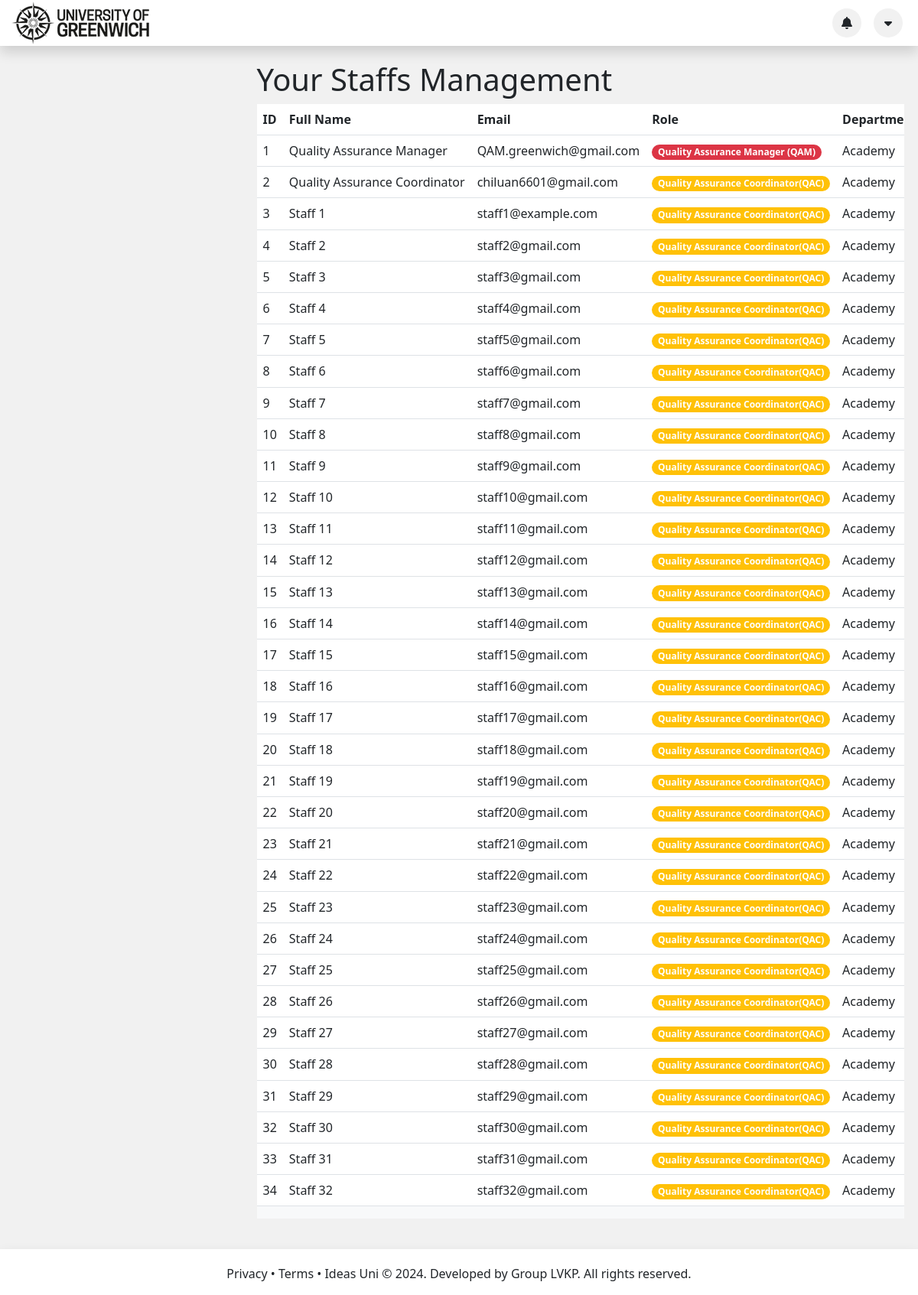
/QAC_Staff.php (signed in), run on the app's committed database.
### tables this page shows
CREATE TABLE Staff
(
    StaffID      INT PRIMARY KEY AUTO_INCREMENT,
    FullName     VARCHAR(50) NOT NULL,
    Email        VARCHAR(50) NOT NULL,
    Password     TEXT        NOT NULL,
    RoleID       INT         NOT NULL,
    DepartmentID INT NULL,
    FOREIGN KEY (RoleID) REFERENCES Role (RoleID),
    FOREIGN KEY (DepartmentID) REFERENCES Department (DepartmentID)
);

CREATE TABLE Role
(
    RoleID   INT PRIMARY KEY AUTO_INCREMENT,
    RoleName VARCHAR(50) NOT NULL
);

CREATE TABLE Department
(
    DepartmentID   INT PRIMARY KEY AUTO_INCREMENT,
    DepartmentName VARCHAR(50) NOT NULL
);

### QAC_Staff.php (the view, shortened to what this page needs)
<?php
include("connection.php");
if (!isset($_SESSION['login'])) {
    header("Location: index.php");
} else {
    ?>
    <!DOCTYPE html>
    <html lang="en">
    <head>
        <link rel="stylesheet" href="https://cdnjs.cloudflare.com/ajax/libs/font-awesome/6.3.0/css/all.min.css"
/>
        <link href="https://cdn.jsdelivr.net/npm/bootstrap@5.3.0-alpha1/dist/css/bootstrap.min.css" rel="stylesheet"
>
        <link rel="stylesheet" type="text/css" href="./css/style.css">
    </head>
    <body class="bg-gray">
    <?php
    include 'header.php';
    ?>
    <div class="container-fluid" style="margin-bottom: 100px;">
        <div class="row justify-content-evenly">
            <?php
            $id = $_SESSION['department_id'];
            $sql = "SELECT Staff.*, Role.RoleName, Department.DepartmentName FROM Staff JOIN Role ON Staff.RoleID = Role.RoleID JOIN Department ON Staff.DepartmentID = Department.DepartmentID WHERE Staff.DepartmentID = '$id'";
            $result = mysqli_query($conn, $sql);
            ?>
            <div class="col-12 col-lg-12">
                <div class="d-flex flex-column justify-content-center mx-auto main-container">
                    <h1>Your Staffs Management</h1>
                    <?php if (mysqli_num_rows($result) > 0) { ?>
                    <div class="bg-light">
                        <table class="table">
                            <thead>
                            <tr>
                                <th>ID</th>
                                <th>Full Name</th>
                                <th>Email</th>
                                <th>Role</th>
                                <th>Department</th>
                            </tr>
                            </thead>
                            <?php while ($row = mysqli_fetch_assoc($result)) { ?>
                                <tbody>
                                <tr>
                                    <td><?php echo $row['StaffID']; ?></td>
                                    <td><?php echo $row['FullName']; ?></td>
                                    <td><?php echo $row['Email']; ?></td>
                                    <?php if ($row['RoleID'] == '1') { ?>
                                        <td><span class="badge bg-danger rounded-pill"><?= $row['RoleName']; ?></span>
                                        </td>
                                    <?php } else if ($row['RoleID'] == '2') { ?>
                                        <td><span class="badge bg-warning rounded-pill"><?= $row['RoleName']; ?></span>
                                        </td>
                                    <?php } else if ($row['RoleID'] == '3') { ?>
                                        <td><span class="badge bg-success rounded-pill"><?= $row['RoleName']; ?></span>
                                        </td>
                                    <?php } ?>
                                    <td><?php echo $row['DepartmentName']; ?></td>
                                </tr>
                                </tbody>
                            <?php } ?>
                        </table>
                    </div>
                </div>
                <?php } ?>
            </div>
        </div>
    </div>
    <?php
    include 'footer.php';
    ?>
    </body>
    </html>
<?php } ?>

### header.php (shortened to what this page needs)
<header>
    <div class="bg-white d-flex align-items-center fixed-top shadow" style="min-height: 60px; z-index: 10;">
        <div class="container-fluid">
            <div class="row align-items-center">
                <div class="col d-flex align-items-center">
                    <a href="index.php" class="text-decoration-none">
                        <img class="logoImage" src="./img/logo.png" alt="University of Greenwich">
                    </a>
                </div>
                <div class="col d-flex align-items-center justify-content-end">
                    <div class="rounded-circle p-1 bg-gray d-flex align-items-center justify-content-center mx-2"
                         style="width: 38px; height: 38px" type="button" id="notMenu" data-bs-toggle="dropdown"
                         aria-expanded="false" data-bs-auto-close="outside">
                        <i class="fas fa-bell"></i>
                    </div>
                    <div class="
                                rounded-circle
                                p-1
                                bg-gray
                                d-flex
                                align-items-center
                                justify-content-center
                                mx-2
                            " style="width: 38px; height: 38px" type="button" id="secondMenu" data-bs-toggle="dropdown"
                         aria-expanded="false" data-bs-auto-close="outside">
                        <i class="fas fa-caret-down"></i>
                    </div>
                </div>
            </div>
        </div>
    </div>
</header>

### footer.php
<footer class="bg-white d-flex align-items-center shadow" style="position: fixed; bottom: 0; left: 0; right: 0;">
    <div class="container">
        <div class="row">
            <div class="col-md-12 text-center" style="margin-top: 20px;">
                <p>
                    Privacy &#8226; Terms &#8226; Ideas Uni &copy; 2024. Developed by Group LVKP. All rights reserved.
                </p>
            </div>
        </div>
    </div>
</footer>

### css/style.css (style rules this page uses)
@media (min-width: 62em) { footer { position: fixed; bottom: 0; width: 100%; } }
.d-flex { display: flex; }
.flex-column { flex-direction: column; }
.justify-content-center { justify-content: center; }
.mx-auto { margin-left: auto; margin-right: auto; }
.main-container { padding-top: 80px; max-width: 97vw; overflow-x: hidden; padding-left: 27%; }
.table td, .table th { white-space: nowrap; overflow: hidden; text-overflow: ellipsis; }
.bg-gray { background-color: #f1f1f1; }
.text-center { text-align: center; }

### data on the page
staff: StaffID "1", FullName "Quality Assurance Manager", Email "QAM.greenwich@gmail.com", RoleID.RoleName "Quality Assurance Manager (QAM)", DepartmentID.DepartmentName "Academy"
staff: StaffID "2", FullName "Quality Assurance Coordinator", Email "chiluan6601@gmail.com", RoleID.RoleName "Quality Assurance Coordinator(QAC)", DepartmentID.DepartmentName "Academy"
staff: StaffID "3", FullName "Staff 1", Email "staff1@example.com", RoleID.RoleName "Quality Assurance Coordinator(QAC)", DepartmentID.DepartmentName "Academy"
staff: StaffID "4", FullName "Staff 2", Email "staff2@gmail.com", RoleID.RoleName "Quality Assurance Coordinator(QAC)", DepartmentID.DepartmentName "Academy"
staff: StaffID "5", FullName "Staff 3", Email "staff3@gmail.com", RoleID.RoleName "Quality Assurance Coordinator(QAC)", DepartmentID.DepartmentName "Academy"
staff: StaffID "6", FullName "Staff 4", Email "staff4@gmail.com", RoleID.RoleName "Quality Assurance Coordinator(QAC)", DepartmentID.DepartmentName "Academy"
staff: StaffID "7", FullName "Staff 5", Email "staff5@gmail.com", RoleID.RoleName "Quality Assurance Coordinator(QAC)", DepartmentID.DepartmentName "Academy"
staff: StaffID "8", FullName "Staff 6", Email "staff6@gmail.com", RoleID.RoleName "Quality Assurance Coordinator(QAC)", DepartmentID.DepartmentName "Academy"
staff: StaffID "9", FullName "Staff 7", Email "staff7@gmail.com", RoleID.RoleName "Quality Assurance Coordinator(QAC)", DepartmentID.DepartmentName "Academy"
staff: StaffID "10", FullName "Staff 8", Email "staff8@gmail.com", RoleID.RoleName "Quality Assurance Coordinator(QAC)", DepartmentID.DepartmentName "Academy"
staff: StaffID "11", FullName "Staff 9", Email "staff9@gmail.com", RoleID.RoleName "Quality Assurance Coordinator(QAC)", DepartmentID.DepartmentName "Academy"
staff: StaffID "12", FullName "Staff 10", Email "staff10@gmail.com", RoleID.RoleName "Quality Assurance Coordinator(QAC)", DepartmentID.DepartmentName "Academy"
staff: StaffID "13", FullName "Staff 11", Email "staff11@gmail.com", RoleID.RoleName "Quality Assurance Coordinator(QAC)", DepartmentID.DepartmentName "Academy"
staff: StaffID "14", FullName "Staff 12", Email "staff12@gmail.com", RoleID.RoleName "Quality Assurance Coordinator(QAC)", DepartmentID.DepartmentName "Academy"
staff: StaffID "15", FullName "Staff 13", Email "staff13@gmail.com", RoleID.RoleName "Quality Assurance Coordinator(QAC)", DepartmentID.DepartmentName "Academy"
staff: StaffID "16", FullName "Staff 14", Email "staff14@gmail.com", RoleID.RoleName "Quality Assurance Coordinator(QAC)", DepartmentID.DepartmentName "Academy"
staff: StaffID "17", FullName "Staff 15", Email "staff15@gmail.com", RoleID.RoleName "Quality Assurance Coordinator(QAC)", DepartmentID.DepartmentName "Academy"
staff: StaffID "18", FullName "Staff 16", Email "staff16@gmail.com", RoleID.RoleName "Quality Assurance Coordinator(QAC)", DepartmentID.DepartmentName "Academy"
staff: StaffID "19", FullName "Staff 17", Email "staff17@gmail.com", RoleID.RoleName "Quality Assurance Coordinator(QAC)", DepartmentID.DepartmentName "Academy"
staff: StaffID "20", FullName "Staff 18", Email "staff18@gmail.com", RoleID.RoleName "Quality Assurance Coordinator(QAC)", DepartmentID.DepartmentName "Academy"
staff: StaffID "21", FullName "Staff 19", Email "staff19@gmail.com", RoleID.RoleName "Quality Assurance Coordinator(QAC)", DepartmentID.DepartmentName "Academy"
staff: StaffID "22", FullName "Staff 20", Email "staff20@gmail.com", RoleID.RoleName "Quality Assurance Coordinator(QAC)", DepartmentID.DepartmentName "Academy"
staff: StaffID "23", FullName "Staff 21", Email "staff21@gmail.com", RoleID.RoleName "Quality Assurance Coordinator(QAC)", DepartmentID.DepartmentName "Academy"
staff: StaffID "24", FullName "Staff 22", Email "staff22@gmail.com", RoleID.RoleName "Quality Assurance Coordinator(QAC)", DepartmentID.DepartmentName "Academy"
staff: StaffID "25", FullName "Staff 23", Email "staff23@gmail.com", RoleID.RoleName "Quality Assurance Coordinator(QAC)", DepartmentID.DepartmentName "Academy"
staff: StaffID "26", FullName "Staff 24", Email "staff24@gmail.com", RoleID.RoleName "Quality Assurance Coordinator(QAC)", DepartmentID.DepartmentName "Academy"
staff: StaffID "27", FullName "Staff 25", Email "staff25@gmail.com", RoleID.RoleName "Quality Assurance Coordinator(QAC)", DepartmentID.DepartmentName "Academy"
staff: StaffID "28", FullName "Staff 26", Email "staff26@gmail.com", RoleID.RoleName "Quality Assurance Coordinator(QAC)", DepartmentID.DepartmentName "Academy"
staff: StaffID "29", FullName "Staff 27", Email "staff27@gmail.com", RoleID.RoleName "Quality Assurance Coordinator(QAC)", DepartmentID.DepartmentName "Academy"
staff: StaffID "30", FullName "Staff 28", Email "staff28@gmail.com", RoleID.RoleName "Quality Assurance Coordinator(QAC)", DepartmentID.DepartmentName "Academy"
staff: StaffID "31", FullName "Staff 29", Email "staff29@gmail.com", RoleID.RoleName "Quality Assurance Coordinator(QAC)", DepartmentID.DepartmentName "Academy"
staff: StaffID "32", FullName "Staff 30", Email "staff30@gmail.com", RoleID.RoleName "Quality Assurance Coordinator(QAC)", DepartmentID.DepartmentName "Academy"
staff: StaffID "33", FullName "Staff 31", Email "staff31@gmail.com", RoleID.RoleName "Quality Assurance Coordinator(QAC)", DepartmentID.DepartmentName "Academy"
staff: StaffID "34", FullName "Staff 32", Email "staff32@gmail.com", RoleID.RoleName "Quality Assurance Coordinator(QAC)", DepartmentID.DepartmentName "Academy"
